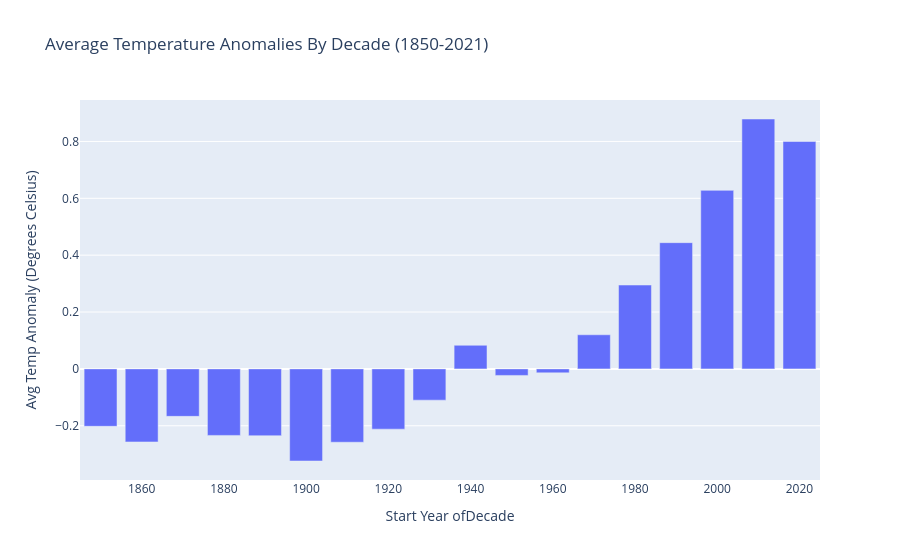

Write notebook code for a chart like this one.
### Markdown cell above
## Bar Chart Temperature Anomalies (1850-2021)
This data is available for years 1751-2021, but filtered to 1850-2021 in order to compare with tempature anomoly data.

### Code cell
# BAR CHART: Temperature Anomalies by Year

# Temp Anomalies Filtering
TEMP_ANOMALIES_DATA = '../data/global_temp_anomaly.csv'
# Read temp anomaly data
df_temp_anomaly = pd.read_csv(TEMP_ANOMALIES_DATA,comment='#',encoding='utf8')

# filter data for the specified year range (1850-2021)
df_filtered_temp_anomalies_1850_2021 = \
    df_temp_anomaly[(df_temp_anomaly\
    ['Year']>= START_YEAR) & (df_temp_anomaly['Year'] <= END_YEAR)]

# set up title constant
TEMP_ANOMALIES_TITLE = 'Average Temperature Anomalies By Decade (1850-2021)' 
# set up filtering with column name constant
ANOMALY_COL_NAME = 'Anomaly'

# Create bins to feed bar chart
# Create a copy to add binned data to
df_filtered_temp_anomalies_1850_2021_COPY = df_filtered_temp_anomalies_1850_2021.copy()
# Create bins for decades - make the end year 1 greater than the last year to include
bins = pd.interval_range(start=1850, end=2030, freq=10, closed='right')  # 10-year bins
# Add a final bin to cover 2021
# bins = bins.append(pd.Interval(left=2020, right=2021, closed='right'))
# print(bins)

# Add a new column to the DataFrame with the binned years
df_filtered_temp_anomalies_1850_2021_COPY['Year_bin'] = pd.cut(\
    df_filtered_temp_anomalies_1850_2021_COPY['Year'], bins)
# print(df_filtered_temp_anomalies_1850_2021_COPY)

# Group by bin and calculate mean anomaly
grouped = df_filtered_temp_anomalies_1850_2021_COPY.groupby('Year_bin', observed=True)['Anomaly'].mean().reset_index()
# print(grouped)

# Plot with Plotly Express
# Convert Interval to string for better x-axis labeling 
# and allowing Plotly to serialze it
#######grouped['Year_bin'] = grouped['Year_bin'].astype(str)
grouped['Year_bin_start'] = grouped['Year_bin']\
    .apply(lambda x: int(x.left))
bar_fig = px.bar(grouped, x='Year_bin_start', y='Anomaly', title=TEMP_ANOMALIES_TITLE)

# bar_fig = px.bar(grouped, x='Year_bin', y='Anomaly', title='Average Temperature Anomaly by Decade')
BAR_Y_AXIS_TITLE = "Avg Temp Anomaly\n(Degrees Celsius)"
BAR_X_AXIS_TITLE = "Start Year ofDecade"
bar_fig.update_layout(xaxis_title=BAR_X_AXIS_TITLE)
bar_fig.update_layout(yaxis_title=BAR_Y_AXIS_TITLE)
bar_fig.show()
bar_fig.write_html('bar_chart_temp_anomalies_1850_2021.html')

### Figure 1 — Plotly figure (JSON) as saved in the notebook; plotly's stock layout.template omitted (floating-point values rounded to 4 significant figures)
{"data": [{"hovertemplate": "Year_bin_start=%{x}<br>Anomaly=%{y}<extra></extra>", "legendgroup": "", "marker": {"color": "#636efa", "pattern": {"shape": ""}}, "name": "", "orientation": "v", "showlegend": false, "textposition": "auto", "type": "bar", "x": [1850, 1860, 1870, 1880, 1890, 1900, 1910, 1920, 1930, 1940, 1950, 1960, 1970, 1980, 1990, 2000, 2010, 2020], "xaxis": "x", "y": [-0.202, -0.257, -0.167, -0.234, -0.235, -0.324, -0.258, -0.212, -0.11, 0.083, -0.023, -0.014, 0.12, 0.295, 0.444, 0.628, 0.879, 0.8], "yaxis": "y"}], "layout": {"barmode": "relative", "legend": {"tracegroupgap": 0}, "title": {"text": "Average Temperature Anomalies By Decade (1850-2021)"}, "xaxis": {"anchor": "y", "domain": [0, 1], "title": {"text": "Start Year ofDecade"}}, "yaxis": {"anchor": "x", "domain": [0, 1], "title": {"text": "Avg Temp Anomaly\n(Degrees Celsius)"}}}}
